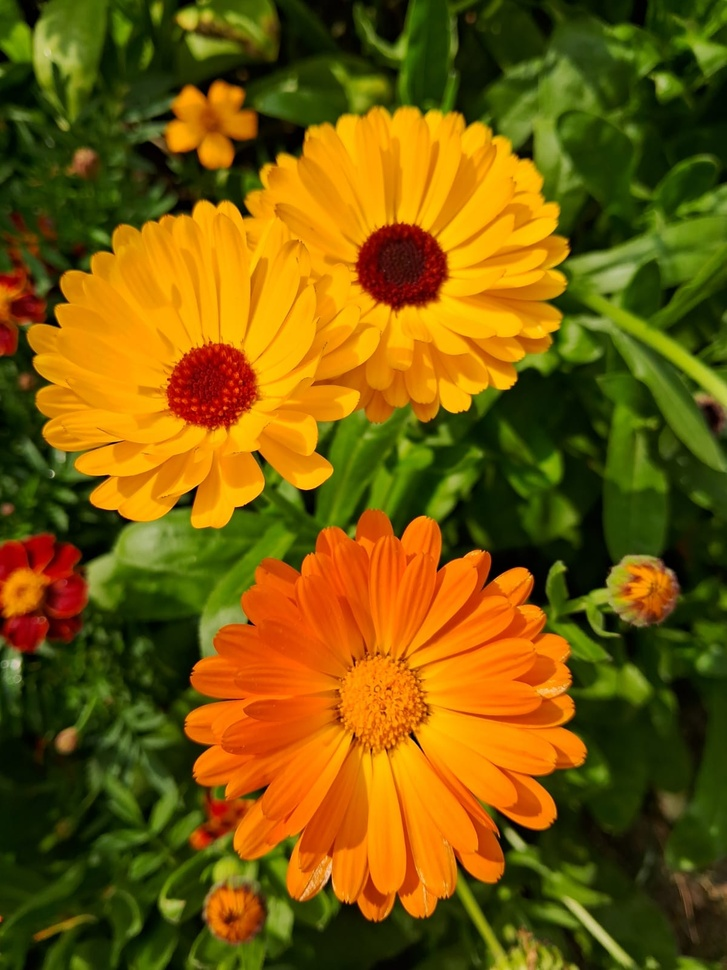
#> input picture images/FLOWER.jpeg, 727 x 970 px, shrunk from 1200 x 1600 before the run, found by its file name
$ python Load_and_Display_Image.py
#> lines starting #> are read from the running program, lines starting #| are printed output that depends on the picture
#----------------------------------------------------
#--- To load and display a digital image
#----------------------------------------------------
#--- Sangeeta Biswas, Ph.D.
#--- Associate Professor
#--- Department of Computer Science and Engineering
#--- University of Rajshahi
#--- Rajshahi-6205, Bangladesh
#----------------------------------------------------
# 22.7.2025
#----------------------------------------------------

#--- Import necessary modules
import cv2
import matplotlib.pyplot as plt

def main():
    #--- Load an image
    img_path = '/Users/akhi/Desktop/DIP/images/FLOWER.jpeg'
    bgr_img = cv2.imread(img_path)
#> bgr_img is the input picture: shape (970, 727, 3); mean B, G, R 6.7, 89.5, 119.3

    #--- Change channel order to cope with Matplotlib requirement.
    #--- OpenCV loaded images in BGR (Blue, Green, Red Channel) order.
    #--- Matplotlib handle images in RGB order.
    rgb_img = cv2.cvtColor(bgr_img, cv2.COLOR_BGR2RGB)

    #--- Investigate image's properties
    print(rgb_img.shape, rgb_img.max(), rgb_img.min())
#| (970, 727, 3) 255 0
    print(rgb_img[:10, :10, 0])
#| [[71 67 64 61 60 57 53 50 50 49]
#|  [68 65 62 60 60 58 55 53 51 52]
#|  [66 63 61 59 60 59 58 57 55 55]
#|  [66 63 61 60 60 60 60 60 58 57]
#|  [65 63 62 60 61 62 62 62 60 59]
#|  [62 61 61 61 62 62 63 63 60 60]
#|  [62 62 62 62 62 62 62 62 59 59]
#|  [64 64 64 63 63 61 60 59 58 58]
#|  [62 62 62 61 61 60 58 57 58 55]
#|  [59 58 57 57 58 59 58 58 56 54]]

    #--- Separate different channels
    red_img = rgb_img[:, :, 0]
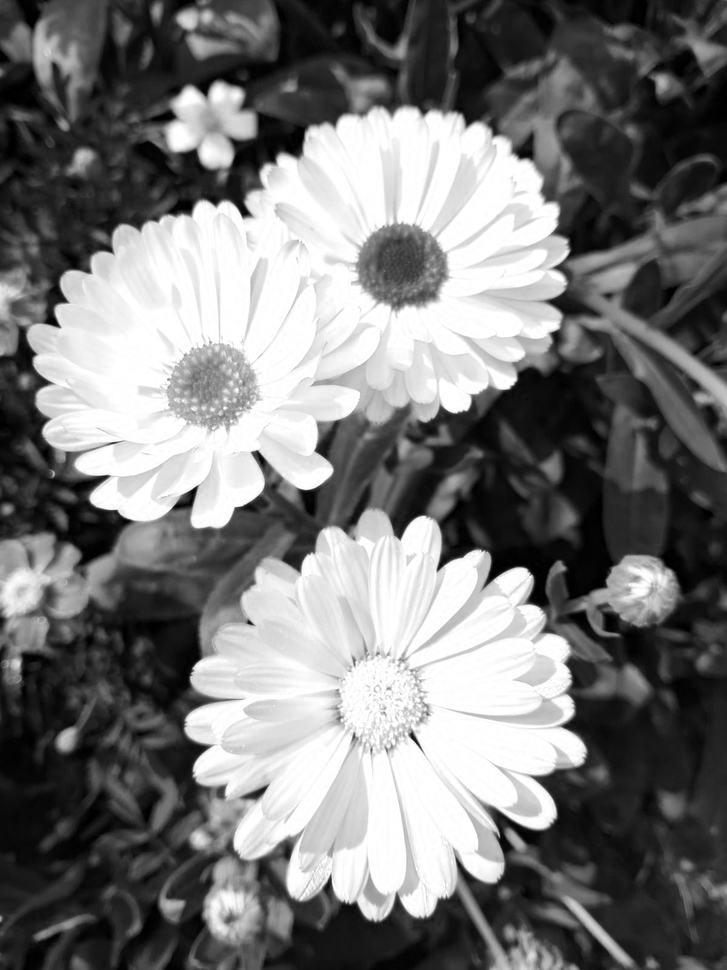
#> red_img: shape (970, 727); min 0, max 255, mean 119.3
    green_img = rgb_img[:, :, 1]
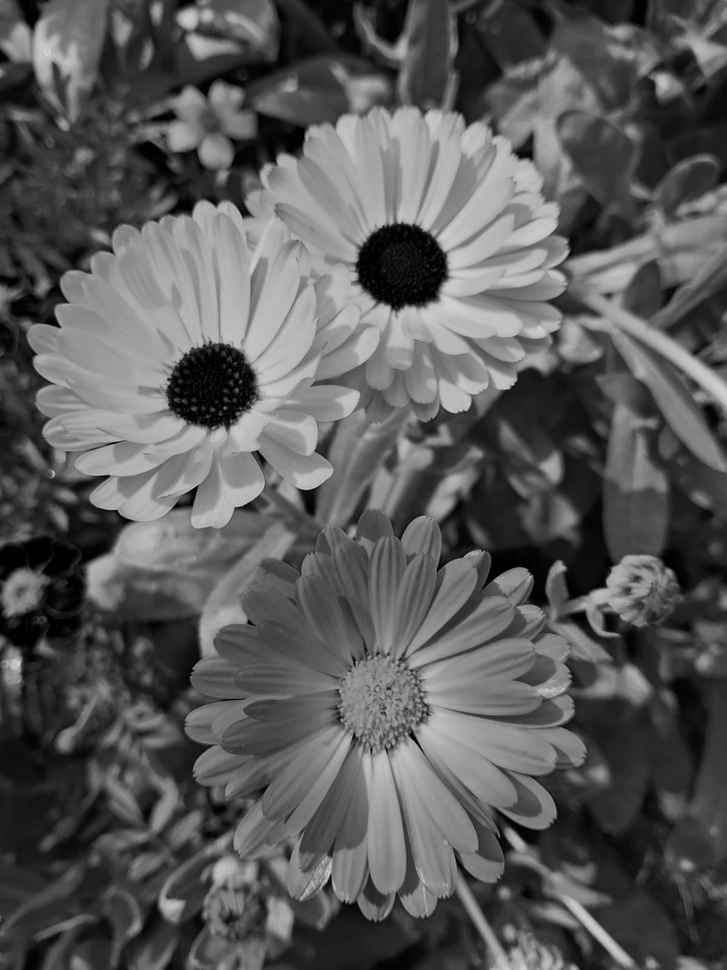
#> green_img: shape (970, 727); min 0, max 212, mean 89.5
    blue_img = rgb_img[:, :, 2]
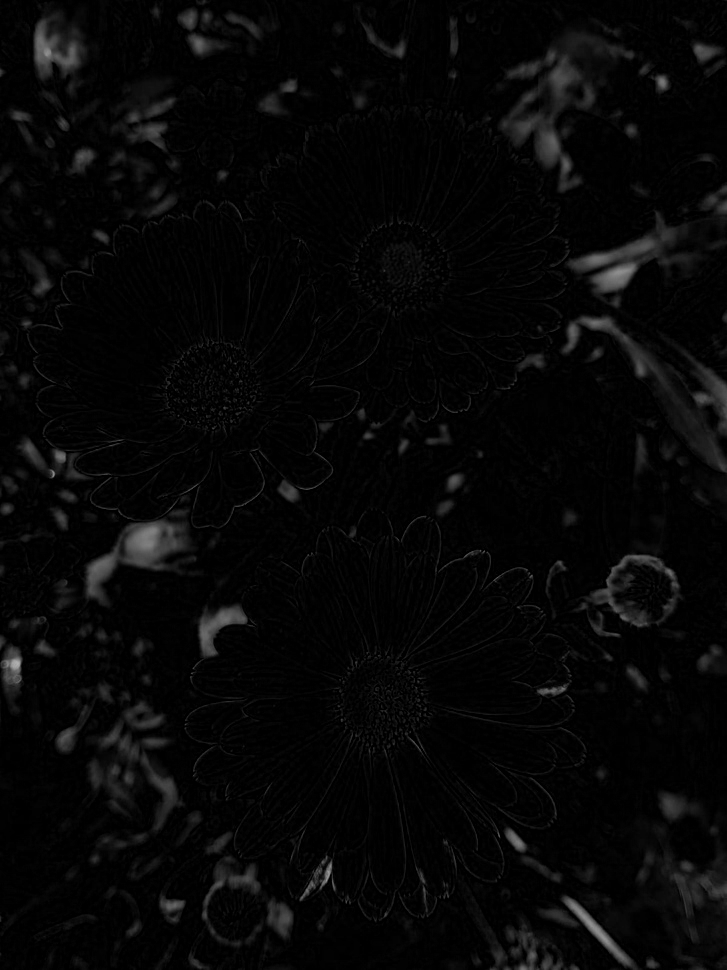
#> blue_img: shape (970, 727); min 0, max 177, mean 6.7

    #--- Display images
    img_set = [rgb_img, red_img, green_img, blue_img]
    title_set = ['RGB', 'Red', 'Green', 'Blue']
    color_set = ['', 'Reds', 'Greens', 'Blues']
    display_imgset(img_set, color_set, title_set, row = 2, col = 2)

def display_imgset(img_set, color_set, title_set = '', row = 1, col = 1):
#> called with row = 2, col = 2
	plt.figure(figsize = (20, 20))
	k = 1
	for i in range(1, row + 1):
		for j in range(1, col + 1):
			plt.subplot(row, col, k)
			img = img_set[k-1]
			if(len(img.shape) == 3):
				plt.imshow(img)
			else:
				plt.imshow(img, cmap = color_set[k-1])
			if(title_set[k-1] != ''):
				plt.title(title_set[k-1])
			k += 1
#> after the loop, k = 5

	plt.show()
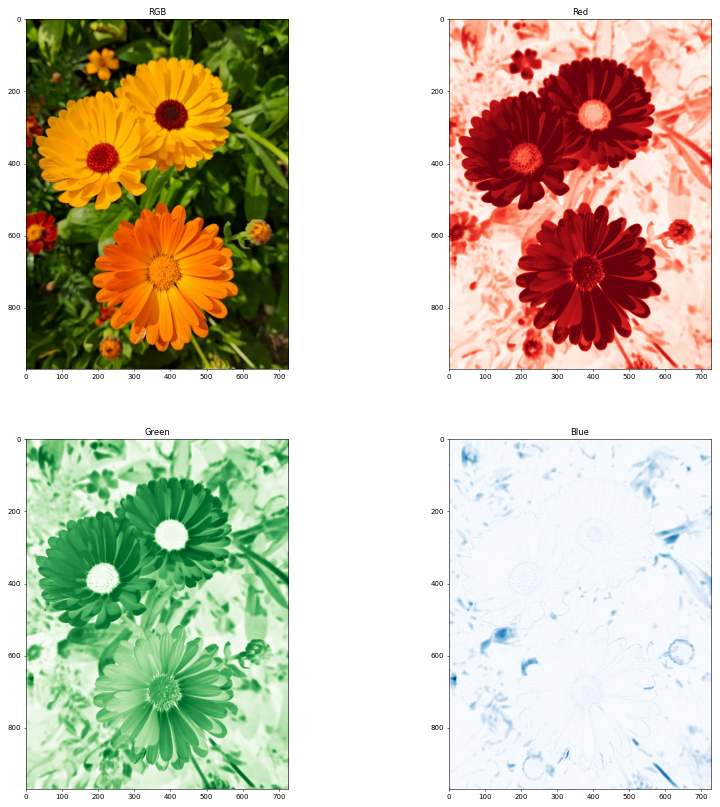
#> figure drawn by matplotlib, 4 panels
	plt.close()

if __name__ == '__main__':
	main()

$ run again, with images/images.jpeg copied over images/FLOWER.jpeg
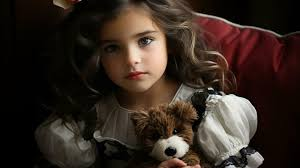
#> input picture images/images.jpeg, 300 x 168 px, found by its file name
#> in main, bgr_img is the input picture: shape (168, 300, 3); mean B, G, R 32.4, 40.3, 52.8
#| (168, 300, 3) 255 0
#| [[5 5 6 6 7 7 7 7 7 5]
#|  [5 5 6 6 7 7 7 7 7 5]
#|  [5 5 6 6 7 7 7 7 7 5]
#|  [5 5 6 6 7 7 7 7 7 5]
#|  [5 5 6 6 7 7 7 7 7 5]
#|  [5 5 6 6 7 7 7 7 7 5]
#> (further printed lines are left out)
#> in main, `blue_img = rgb_img[:, :, 2]`:
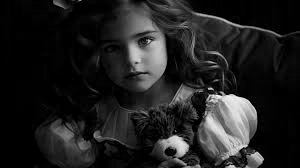
#> blue_img: shape (168, 300); min 0, max 255, mean 32.4
#> after the loop in display_imgset, `for i in range(1, row + 1):`: k = 5
#> in display_imgset, `plt.show()`:
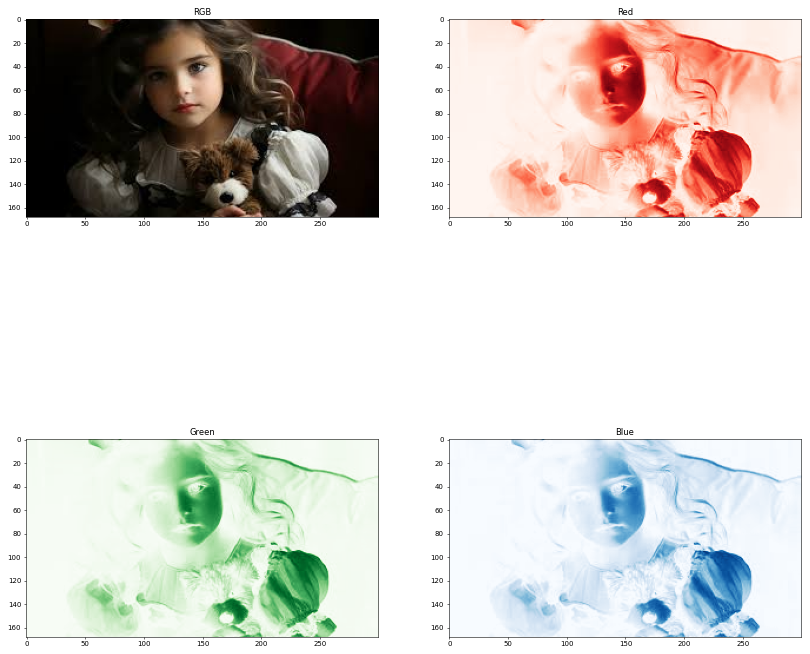
#> figure drawn by matplotlib, 4 panels

$ run again, with images/lily.jpeg copied over images/FLOWER.jpeg
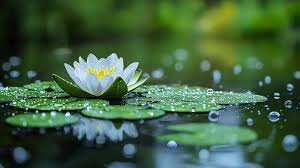
#> input picture images/lily.jpeg, 300 x 168 px, found by its file name
#> in main, bgr_img is the input picture: shape (168, 300, 3); mean B, G, R 64.3, 96.2, 64.2
#| (168, 300, 3) 255 0
#| [[14 15 14 15 15 14 14 12 16 14]
#|  [14 15 14 15 15 14 14 12 15 15]
#|  [14 15 14 15 15 14 14 12 14 14]
#|  [14 14 14 14 15 14 13 14 13 12]
#|  [13 14 14 14 15 14 13 14 11 11]
#|  [13 13 13 14 13 14 13 14 10 10]
#> (further printed lines are left out)
#> in main, `blue_img = rgb_img[:, :, 2]`:
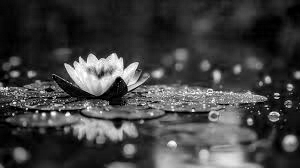
#> blue_img: shape (168, 300); min 0, max 255, mean 64.3
#> after the loop in display_imgset, `for i in range(1, row + 1):`: k = 5
#> in display_imgset, `plt.show()`:
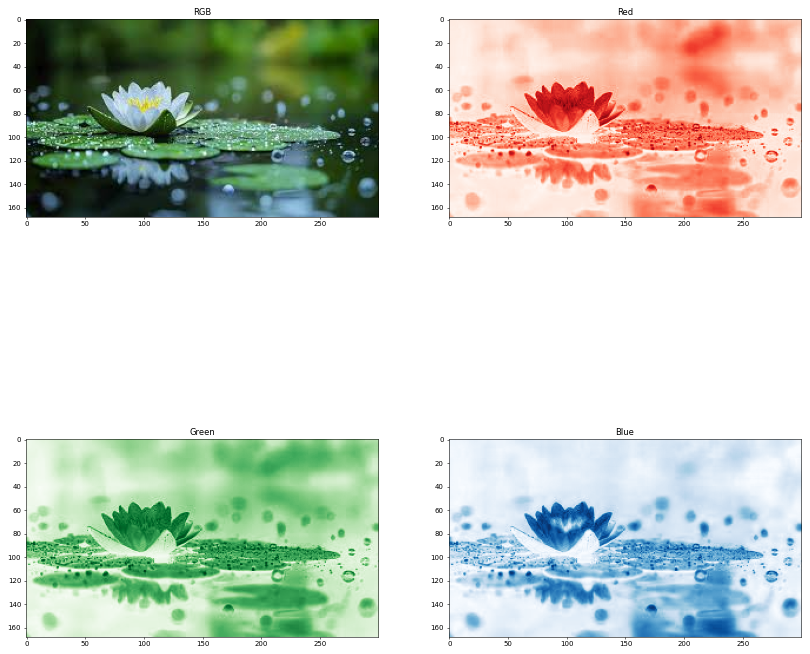
#> figure drawn by matplotlib, 4 panels
